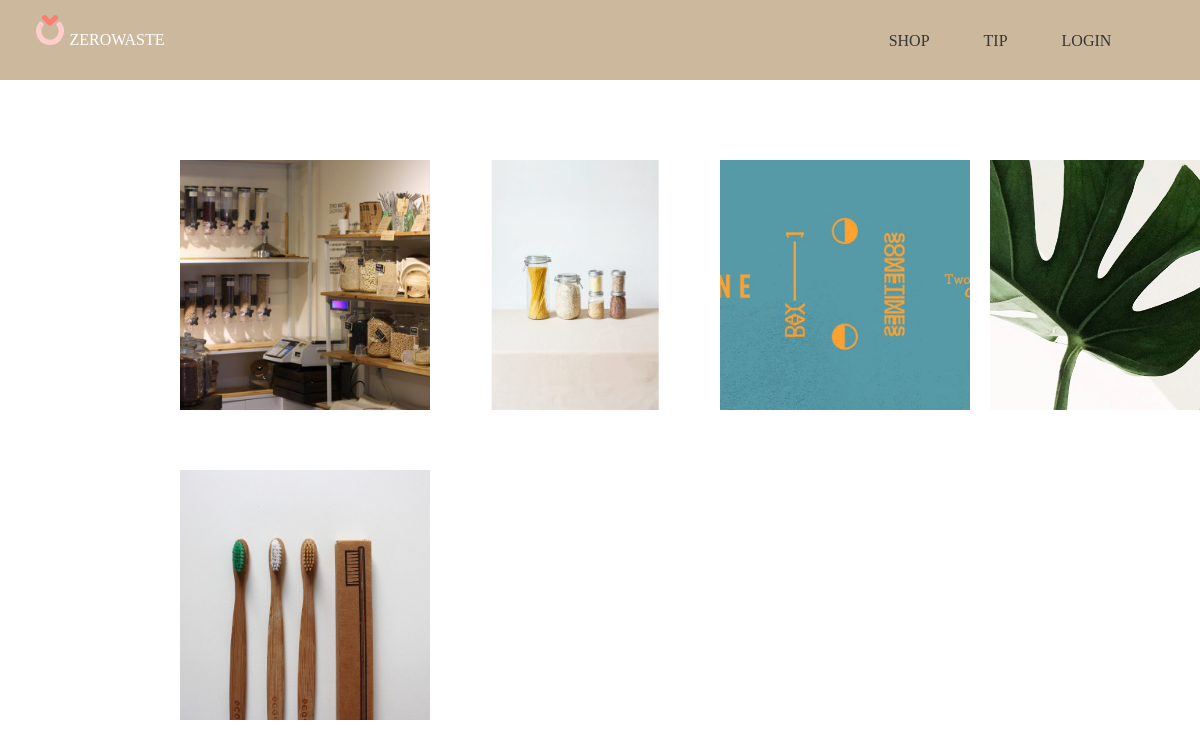
Before: /tip/ with the older database file.
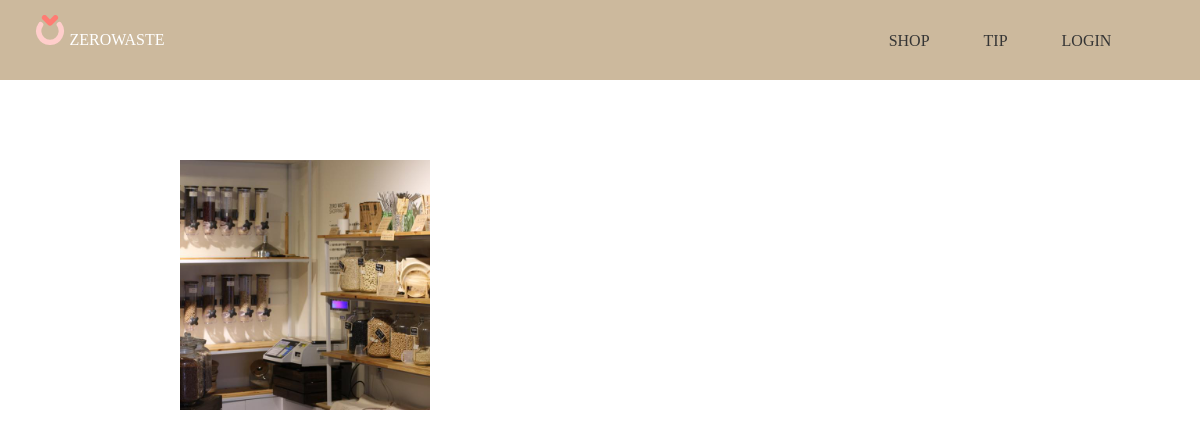
After: the same page with the newer database file.
### zebraapp/models.py (models this page shows, shortened)
class Tip(models.Model):
    title = models.CharField(max_length=200)
    pub_date = models.DateField('date published')
    cover = models.ImageField(upload_to="images")

### zebraapp/views.py (the view)
# urls.py: path('tip/',views.tip, name ="tip"),
def tip(request):
    tips = Tip.objects.all()
    return render(request, 'tip.html',{'tips':tips})

### zebraapp/templates/tip.html (shortened to what this page needs)
{% extends 'base.html' %}
{% load static %}
{% block link %}{% static 'css/tip.css' %}{% endblock %}
{% block content %}
<div class="grid-container">
    {% for tip in tips %}
        <article class="listing">
        <div class="thumbnail-wrappper">
            <div class="thumbnail">
            <div class="centered">
            <img src="{{ tip.cover.url }}" class="cover"></a>
            </div>
            </div>
        </div>
        </article>
    {% endfor %}
</div>
{% endblock content %}

### zebraapp/templates/base.html (shortened to what this page needs)
{% load static %}
{% load django_material_icons %}
<!doctype html>
<html lang="ko-kr">
<head>
    <link rel="stylesheet" type="text/css" href="{% static 'css/base.css' %}">
    <link rel="stylesheet" type="text/css" href="{% block link %} {% endblock %}">
</head>
<body>
    <div class="wrapper">
        <header>
            <div class="nav">
                <a class="logo" href="{%url 'main'%}">
                    <img src="{% static 'img/logo.svg' %}" width="30" height="30" alt="logo"> ZEROWASTE </a>
                <ul class="nav-right">
                    <li><a class="link" href="{% url 'product' 1 %}">SHOP</a></li>
                    {% if user.is_authenticated %}
                    <li><a class="link" href="{% url 'tip' %}">TIP</a></li>
                    <li><img src="{% static 'img/user.png' %}" width="30" height="30" alt="logo">
                        {{user.username}}
                        <ul class="submenu">
                            <li><a class="link" href="{% url 'mypage' %}">MY</a></li>
                            <li><a class="link" href="{% url 'logout' %}">LOGOUT</a></li>
                        </ul>
                    </li>
                    {% else %}
                    <li><a class="link" href="{% url 'tip' %}">TIP</a></li>
                    <li><a class="link" href="{% url 'login' %}">LOGIN</a></li>
                    {% endif %}
                </ul>
            </div>
        </header>
        {% block content %}
        {% endblock %}
    </div>
</body>
</html>

### zebraapp/static/css/base.css (style rules this page uses)
html, body { margin: 0; width: 100%; height: 100%; font-family: 'BBTreeGL'; -ms-overflow-style: none; }
ul, li { list-style: none; }
a:link { color: rgb(53, 53, 53); text-decoration: none; }
.nav { width: 100%; height: 80px; background-color: rgb(204, 185, 157); display: flex; position: fixed; top: 0; z-index: 99; text-align: center; }
.logo { width: 200px; position: absolute; margin: 0px; left: 0px; line-height: 80px; text-align: center; display: inline-block; }
.nav-right { width: 300px; position: absolute; margin: 0px; right: 50px; line-height: 80px; text-align: center; }
.nav-right a { padding: 10px; }
.nav-right>li { display: inline-block; vertical-align: middle; margin-right: 30px; text-align: center; position: relative; }
.nav-right>li:last-child { margin-right: 0px; }

### zebraapp/static/css/tip.css (style rules this page uses)
.grid-container { width: 70%; margin: 0 auto; display: grid; grid-template-columns: repeat(auto-fill, minmax(25%, auto)); grid-template-rows: auto; grid-gap: 20px; padding-top: 10rem; }
@media only screen and (min-width: 1200px) { .grid-container { grid-template-columns: repeat(4,1fr); } }
.listing { position: relative; text-align: center; }
.thumbnail-wrappper { overflow: hidden; float: left; width: 250px; margin-bottom: 40px; }
.thumbnail { position: relative; padding-top: 100%; overflow: hidden; }
.thumbnail .centered { position: absolute; top: 0; left: 0; right: 0; bottom: 0; -webkit-transform: translate(50%, 50%); -ms-transform: translate(50%, 50%); transform: translate(50%, 50%); }
.thumbnail .centered img { filter: blur(0px); transition: filter 0.3s ease-in; position: absolute; top: 0; left: 0; max-width: 300%; height: 100%; -webkit-transform: translate(-50%, -50%); -ms-transform: translate(-50%, -50%); transform: translate(-50%, -50%); }
.centered img { display: block; margin-left: auto; margin-right: auto; max-width: 100%; }

Changed rows visible on the page:
removed Tip: cover (picture)
removed Tip: cover (picture)
removed Tip: cover (picture)
removed Tip: cover (picture)
